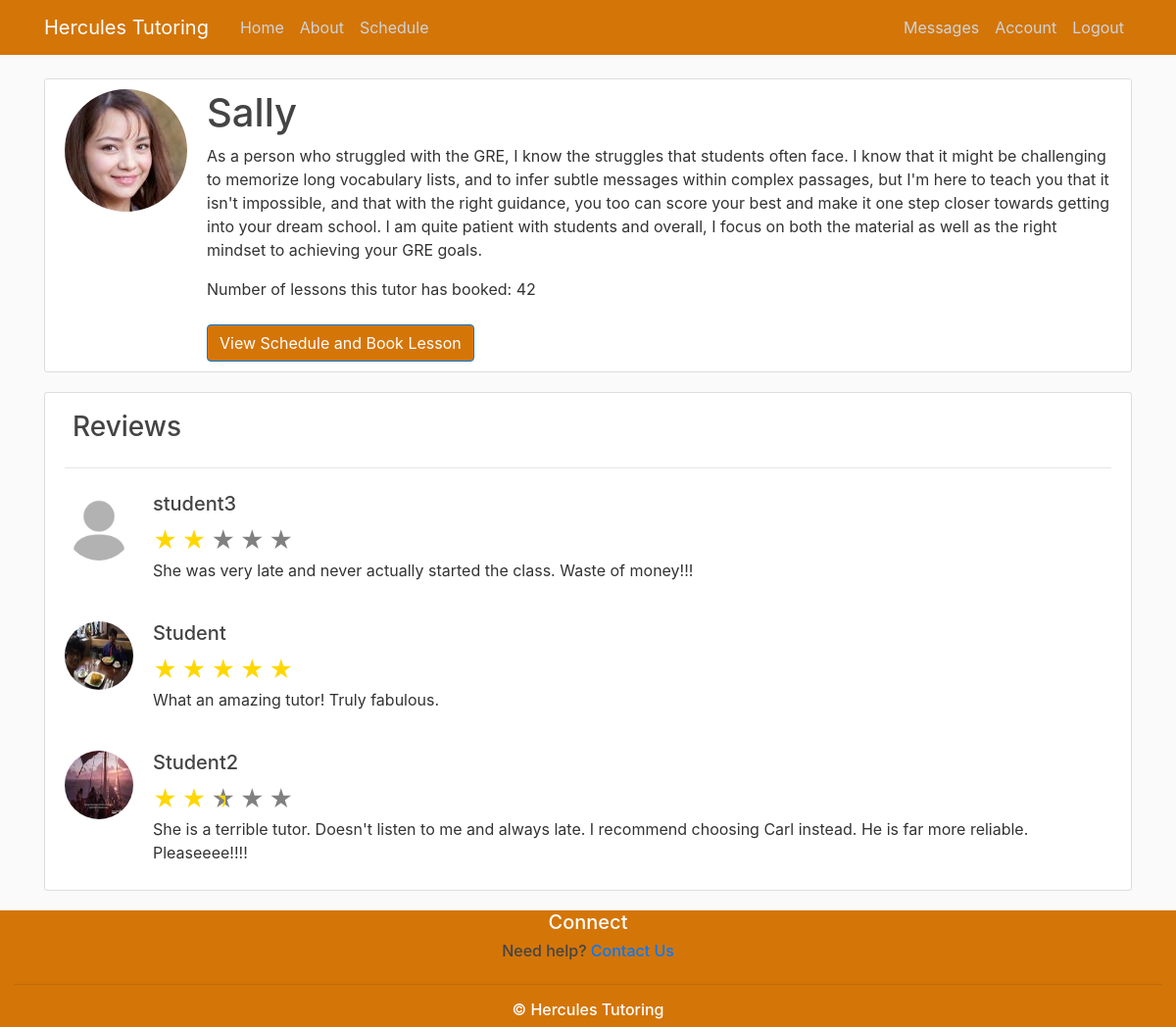
The page /view_profile?username=Sally (signed in) on the database its author committed.
### GRETutoring/models.py (models this page shows, shortened)
class User(db.Model, UserMixin):
    id = db.Column(db.Integer, primary_key=True)
    username = db.Column(db.String(20), unique=True, nullable=False)
    email=db.Column(db.String(120), unique=True, nullable=False)
    role = db.Column(db.String(20), nullable=False, default = "Student") # Student, Tutor, Pending, and Admin
    image_file = db.Column(db.String(20), nullable=False, default='default.jpg') #nullable=False, since they have to have at least the default
    password = db.Column(db.String(60), nullable=False)
    about = db.Column(db.Text(), nullable=True, default = "Bio")
    credits = db.Column(db.Integer, default=0)
    skype_id = db.Column(db.String(120), nullable=True, default="")
    hangouts_id = db.Column(db.String(120), nullable=True, default="")
    paypal_info = db.Column(db.String(120), nullable=True, default="")
    time_zone = db.Column(db.String(120), nullable=True, default="UTC")
    student_classes = db.relationship('Event', backref='student', lazy=True, foreign_keys='Event.student_id')
    tutor_classes = db.relationship('Event', backref='tutor', lazy=True, foreign_keys='Event.tutor_id')
    tutor_free_slots = db.relationship('FreeSlot', backref='tutor', lazy=True)
    sent_messages = db.relationship('Message', backref='sender', lazy=True, foreign_keys='Message.sender_id')
    received_messages = db.relationship('Message', backref='recipient', lazy=True, foreign_keys='Message.recipient_id')
    reviews_about = db.relationship('Review', backref='tutor', lazy=True, foreign_keys='Review.tutor_id')
    reviews_written = db.relationship('Review', backref='student', lazy=True, foreign_keys='Review.student_id')

class Review(db.Model):
    id = db.Column(db.Integer, primary_key=True)
    review_text = db.Column(db.Text(), nullable=False)
    review_score = db.Column(db.Float, nullable=True, default=0.0)
    date_time = db.Column(db.DateTime, nullable=False)
    student_id = db.Column(db.Integer, db.ForeignKey('user.id'), nullable=False)
    tutor_id = db.Column(db.Integer, db.ForeignKey('user.id'), nullable=False)
    def asdict(self):
        return {"id":self.id, "review_text":self.review_text, "review_score":self.review_score, "date_time":self.date_time, "student_id":self.student_id, "tutor_id":self.tutor_id}

### GRETutoring/users/routes.py (the view)
@users.route('/view_profile', methods=['GET', 'POST'])
def view_profile():
    username = request.args.get('username')
    is_current_tutor = False
    already_reviewed = False
    associated_classes = current_user.student_classes if current_user.role == "Student" else []
    if current_user.role == "Student":
        associated_users = set([event.tutor_id for event in associated_classes])
    else:
        associated_users = set([])
    user = User.query.filter_by(username=username).first()
    if not user:
        abort(404)
    if user.id in associated_users:
        is_current_tutor = True
    image_file = url_for('static', filename="profile_pics/" + user.image_file)
    tz = pytz.timezone(current_user.time_zone)
    reviews = Review.query.filter_by(tutor_id=user.id).all()
    review_list = []
    for review in reversed(reviews):
        review = review.asdict()
        review['student_username'] = User.query.filter_by(id=review["student_id"]).first().username
        if review['student_username'] == current_user.username:
            already_reviewed = True
        review['student_image_file'] = User.query.filter_by(id=review["student_id"]).first().image_file
        review['formatted_date_time'] = datetime.strftime(tz.fromutc(review["date_time"]), "%d %B %Y")
        review['whole_stars'] = int(review['review_score'])
        review['half_stars'] = 0 if review['review_score'] - review['whole_stars'] == 0 else 1
        review['grey_stars'] = 5 - int(review['review_score'] + 0.5)
        review_list.append(review)
    profile_type = user.role
    num_lessons = len(Event.query.filter_by(tutor_id = user.id).all())
    return render_template('view_profile.html', title='View Profile', already_reviewed=already_reviewed, num_lessons=num_lessons, image_file=image_file, user=user, reviews=review_list, is_current_tutor=is_current_tutor, profile_type=profile_type)

### GRETutoring/models.py (called while the page is built)
@login_manager.user_loader
def load_user(id):
    return User.query.get(int(id))

### GRETutoring/templates/view_profile.html (shortened to what this page needs)
{% extends 'layout.html' %}
{% block content %}
<div class="content-section">
  <div class="media">
    <img class="rounded-circle account-img" src="{{ image_file }}">
    <div class="media-body">
      <h2 class="account-heading">{{ user.username }}</h2>
      <p class="text">{{ user.about }}</p>
      {% if profile_type=="Tutor" %}
      <p>Number of lessons this tutor has booked: {{num_lessons}}</p>
      <div class="mt-4">
    <a href="{{ url_for('scheduling.schedule', tutor_username = user.username) }}"> <button class="mr-2 btn btn-primary button-theme" >View Schedule and Book Lesson</button></a>
    {% endif %}
  </div>
</div>
    </div>
  </div>
  {% if profile_type=="Tutor" %}
  <div class="content-section">
    <div class="row">
      <div class="col-3"><h3 class='m-2'>Reviews</h3></div>
      <div class="col-7"></div>
    </div>
      <hr>
      {% for review in reviews %}
      <div class="media mt-4">
        <img class="rounded-circle review-img" src="{{ url_for('static', filename='profile_pics/' + review.student_image_file) }}">
        <div class="media-body">
            <h5>{{ review.student_username }}</h5>
            {% for i in range(review.whole_stars) %}
                <span class="star on"></span>
            {% endfor %}
            {% for i in range(review.half_stars) %}
                <span class="star half"></span>
            {% endfor %}
            {% for i in range(review.grey_stars) %}
            <span class="star"></span>
            {% endfor %}
      <p class="text">{{ review.review_text }}</p>
    </div>
    </div>
    {% endfor %}
</div>
{% endif %}
{% endblock content %}

### GRETutoring/static/main.css (style rules this page uses)
body { background: #fafafa; color: #333333; margin-top: 5rem; }
h1, h2, h3, h4, h5, h6 { color: #444444; }
.button-theme { background-color: #d47508; }
.content-section { background: #ffffff; padding: 10px 20px; border: 1px solid #dddddd; border-radius: 3px; margin-bottom: 20px; }
.account-img { height: 125px; width: 125px; margin-right: 20px; margin-bottom: 16px; }
.review-img { height: 70px; width: 70px; margin-right: 20px; margin-bottom: 16px; }
.account-heading { font-size: 2.5rem; }
.star { font-size: x-large; max-width: 50px; display: inline-block; color: gray; }
.star:before { content:'\2605'; }
.star.on { color: gold; }
.star.half:after { content:'\2605'; color: gold; position: absolute; margin-left: -20px; width: 10px; overflow: hidden; }

### rows shown on the page
User: username "Sally", about "As a person who struggled with the GRE, I know the struggles that students often face. I know that it might be challenging to memorize long vocabulary lists, and to infer subtle messages within complex passages, but I'm here to teach you that it isn't impossible, and that with the right guidance, you too can score your best and make it one step closer towards getting into your dream school. I am quite patient with students and overall, I focus on both the material as well as the right mindset to achieving your GRE goals.", role "Tutor" (drawn)
User: image_file (placeholder picture), student_username "student3"
Review: review_text "She was very late and never actually started the class. Waste of money!!!"
User: image_file (picture), student_username "Student"
Review: review_text "What an amazing tutor! Truly fabulous."
User: image_file (picture), student_username "Student2"
Review: review_text "She is a terrible tutor. Doesn't listen to me and always late. I recommend choosing Carl instead. He is far more reliable. Pleaseeee!!!!"

### other values the page prints
{{ num_lessons }} "42"
